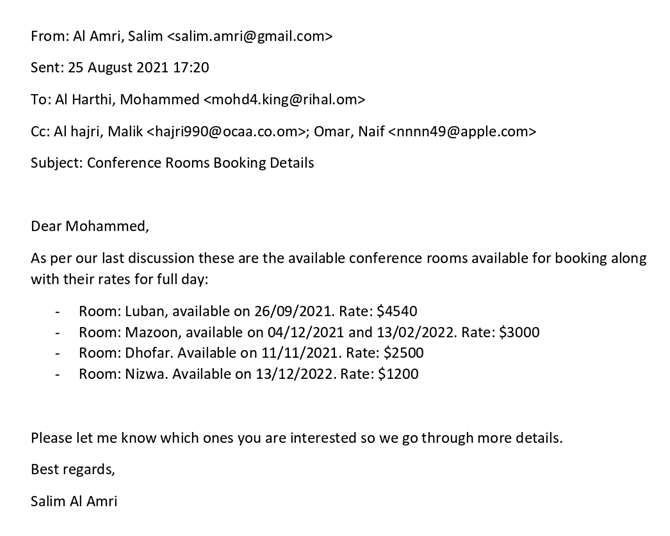
#> input picture ocr.png, 670 x 536 px
$ python main.py
#> lines starting #> are read from the running program, lines starting #| are printed output that depends on the picture
import pytesseract #OCR library
import cv2 #opencv to deal with the image, making it pop up and interact with the OCR library
import re #RegEx
from datetime import datetime #datetime to reformat the dates into a YYYY-MM-DD basis

pytesseract.pytesseract.tesseract_cmd = r'C:\Users\nowax\tesseract\tesseract.exe' #imports tesseract library from hard drive (replace this line with the directory begining from C:)

img = cv2.imread('ocr.png') #converts the png into a file the program can deal with
#> img is the input picture: shape (536, 670, 3); min 0, max 255, mean 244.9
img = cv2.resize(img, (700, 700)) #resizes the image into a size that is clear to read by the OCR lib
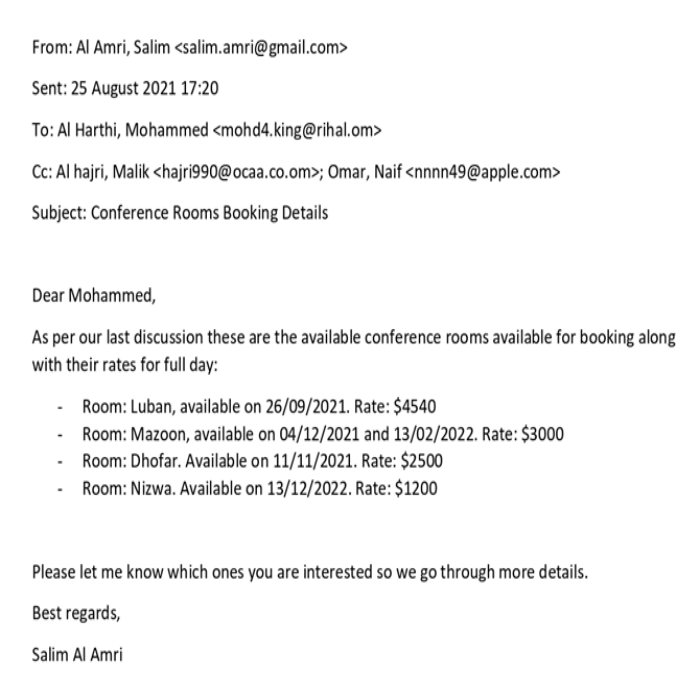
#> img: shape (700, 700, 3); min 0, max 255, mean 244.9
#> (the run stopped early here; a loop or call above may not have finished)
